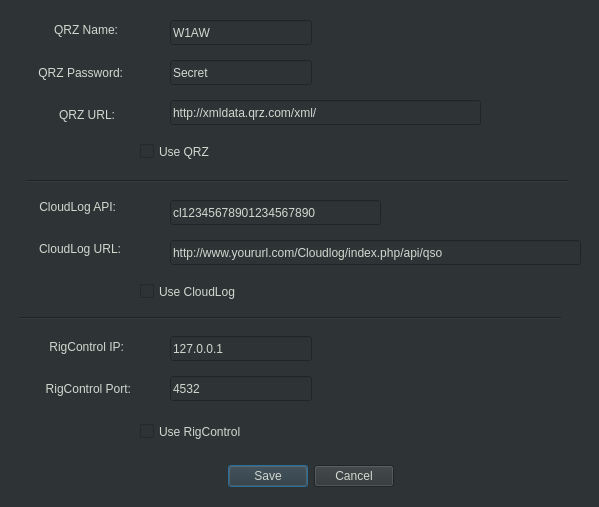
<?xml version="1.0" encoding="UTF-8"?>
<ui version="4.0">
 <class>Dialog</class>
 <widget class="QDialog" name="Dialog">
  <property name="geometry">
   <rect>
    <x>0</x>
    <y>0</y>
    <width>599</width>
    <height>507</height>
   </rect>
  </property>
  <property name="windowTitle">
   <string>Dialog</string>
  </property>
  <property name="styleSheet">
   <string notr="true">background-color: rgb(46, 52, 54);
color: rgb(211, 215, 207);</string>
  </property>
  <widget class="QDialogButtonBox" name="buttonBox">
   <property name="geometry">
    <rect>
     <x>140</x>
     <y>460</y>
     <width>341</width>
     <height>32</height>
    </rect>
   </property>
   <property name="sizePolicy">
    <sizepolicy hsizetype="Maximum" vsizetype="Fixed">
     <horstretch>0</horstretch>
     <verstretch>0</verstretch>
    </sizepolicy>
   </property>
   <property name="layoutDirection">
    <enum>Qt::LeftToRight</enum>
   </property>
   <property name="orientation">
    <enum>Qt::Horizontal</enum>
   </property>
   <property name="standardButtons">
    <set>QDialogButtonBox::Cancel|QDialogButtonBox::Save</set>
   </property>
   <property name="centerButtons">
    <bool>true</bool>
   </property>
  </widget>
  <widget class="QLabel" name="label">
   <property name="geometry">
    <rect>
     <x>40</x>
     <y>21</y>
     <width>78</width>
     <height>17</height>
    </rect>
   </property>
   <property name="text">
    <string>QRZ Name:</string>
   </property>
   <property name="alignment">
    <set>Qt::AlignRight|Qt::AlignTrailing|Qt::AlignVCenter</set>
   </property>
  </widget>
  <widget class="QLabel" name="label_2">
   <property name="geometry">
    <rect>
     <x>21</x>
     <y>64</y>
     <width>102</width>
     <height>17</height>
    </rect>
   </property>
   <property name="text">
    <string>QRZ Password:</string>
   </property>
   <property name="alignment">
    <set>Qt::AlignRight|Qt::AlignTrailing|Qt::AlignVCenter</set>
   </property>
  </widget>
  <widget class="QLabel" name="label_3">
   <property name="geometry">
    <rect>
     <x>50</x>
     <y>106</y>
     <width>65</width>
     <height>17</height>
    </rect>
   </property>
   <property name="text">
    <string>QRZ URL:</string>
   </property>
   <property name="alignment">
    <set>Qt::AlignRight|Qt::AlignTrailing|Qt::AlignVCenter</set>
   </property>
  </widget>
  <widget class="QLabel" name="label_4">
   <property name="geometry">
    <rect>
     <x>21</x>
     <y>198</y>
     <width>95</width>
     <height>17</height>
    </rect>
   </property>
   <property name="text">
    <string>CloudLog API:</string>
   </property>
   <property name="alignment">
    <set>Qt::AlignRight|Qt::AlignTrailing|Qt::AlignVCenter</set>
   </property>
  </widget>
  <widget class="QLabel" name="label_5">
   <property name="geometry">
    <rect>
     <x>21</x>
     <y>240</y>
     <width>100</width>
     <height>17</height>
    </rect>
   </property>
   <property name="text">
    <string>CloudLog URL:</string>
   </property>
   <property name="alignment">
    <set>Qt::AlignRight|Qt::AlignTrailing|Qt::AlignVCenter</set>
   </property>
  </widget>
  <widget class="QLabel" name="label_6">
   <property name="geometry">
    <rect>
     <x>30</x>
     <y>338</y>
     <width>94</width>
     <height>17</height>
    </rect>
   </property>
   <property name="text">
    <string>RigControl IP:</string>
   </property>
   <property name="alignment">
    <set>Qt::AlignRight|Qt::AlignTrailing|Qt::AlignVCenter</set>
   </property>
  </widget>
  <widget class="QLabel" name="label_7">
   <property name="geometry">
    <rect>
     <x>21</x>
     <y>380</y>
     <width>110</width>
     <height>17</height>
    </rect>
   </property>
   <property name="text">
    <string>RigControl Port:</string>
   </property>
   <property name="alignment">
    <set>Qt::AlignRight|Qt::AlignTrailing|Qt::AlignVCenter</set>
   </property>
  </widget>
  <widget class="QCheckBox" name="useqrz_checkBox">
   <property name="geometry">
    <rect>
     <x>140</x>
     <y>140</y>
     <width>84</width>
     <height>23</height>
    </rect>
   </property>
   <property name="text">
    <string>Use QRZ</string>
   </property>
  </widget>
  <widget class="QCheckBox" name="usecloudlog_checkBox">
   <property name="geometry">
    <rect>
     <x>140</x>
     <y>280</y>
     <width>119</width>
     <height>23</height>
    </rect>
   </property>
   <property name="text">
    <string>Use CloudLog</string>
   </property>
  </widget>
  <widget class="QCheckBox" name="userigcontrol_checkBox">
   <property name="geometry">
    <rect>
     <x>140</x>
     <y>420</y>
     <width>127</width>
     <height>23</height>
    </rect>
   </property>
   <property name="text">
    <string>Use RigControl</string>
   </property>
  </widget>
  <widget class="QLineEdit" name="qrzname_field">
   <property name="geometry">
    <rect>
     <x>170</x>
     <y>20</y>
     <width>142</width>
     <height>25</height>
    </rect>
   </property>
   <property name="text">
    <string>W1AW</string>
   </property>
  </widget>
  <widget class="QLineEdit" name="qrzpass_field">
   <property name="geometry">
    <rect>
     <x>170</x>
     <y>60</y>
     <width>142</width>
     <height>25</height>
    </rect>
   </property>
   <property name="text">
    <string>Secret</string>
   </property>
  </widget>
  <widget class="QLineEdit" name="qrzurl_field">
   <property name="geometry">
    <rect>
     <x>170</x>
     <y>100</y>
     <width>311</width>
     <height>25</height>
    </rect>
   </property>
   <property name="text">
    <string>http://xmldata.qrz.com/xml/</string>
   </property>
  </widget>
  <widget class="QLineEdit" name="cloudlogapi_field">
   <property name="geometry">
    <rect>
     <x>170</x>
     <y>200</y>
     <width>211</width>
     <height>25</height>
    </rect>
   </property>
   <property name="text">
    <string>cl12345678901234567890</string>
   </property>
  </widget>
  <widget class="QLineEdit" name="cloudlogurl_field">
   <property name="geometry">
    <rect>
     <x>170</x>
     <y>240</y>
     <width>411</width>
     <height>25</height>
    </rect>
   </property>
   <property name="text">
    <string>http://www.yoururl.com/Cloudlog/index.php/api/qso</string>
   </property>
  </widget>
  <widget class="QLineEdit" name="rigcontrolip_field">
   <property name="geometry">
    <rect>
     <x>170</x>
     <y>336</y>
     <width>142</width>
     <height>25</height>
    </rect>
   </property>
   <property name="text">
    <string>127.0.0.1</string>
   </property>
  </widget>
  <widget class="QLineEdit" name="rigcontrolport_field">
   <property name="geometry">
    <rect>
     <x>170</x>
     <y>376</y>
     <width>142</width>
     <height>25</height>
    </rect>
   </property>
   <property name="text">
    <string>4532</string>
   </property>
  </widget>
  <widget class="Line" name="line">
   <property name="geometry">
    <rect>
     <x>27</x>
     <y>171</y>
     <width>541</width>
     <height>20</height>
    </rect>
   </property>
   <property name="orientation">
    <enum>Qt::Horizontal</enum>
   </property>
  </widget>
  <widget class="Line" name="line_2">
   <property name="geometry">
    <rect>
     <x>20</x>
     <y>310</y>
     <width>541</width>
     <height>16</height>
    </rect>
   </property>
   <property name="orientation">
    <enum>Qt::Horizontal</enum>
   </property>
  </widget>
 </widget>
 <resources/>
 <connections>
  <connection>
   <sender>buttonBox</sender>
   <signal>accepted()</signal>
   <receiver>Dialog</receiver>
   <slot>accept()</slot>
   <hints>
    <hint type="sourcelabel">
     <x>248</x>
     <y>254</y>
    </hint>
    <hint type="destinationlabel">
     <x>157</x>
     <y>274</y>
    </hint>
   </hints>
  </connection>
  <connection>
   <sender>buttonBox</sender>
   <signal>rejected()</signal>
   <receiver>Dialog</receiver>
   <slot>reject()</slot>
   <hints>
    <hint type="sourcelabel">
     <x>316</x>
     <y>260</y>
    </hint>
    <hint type="destinationlabel">
     <x>286</x>
     <y>274</y>
    </hint>
   </hints>
  </connection>
 </connections>
</ui>
